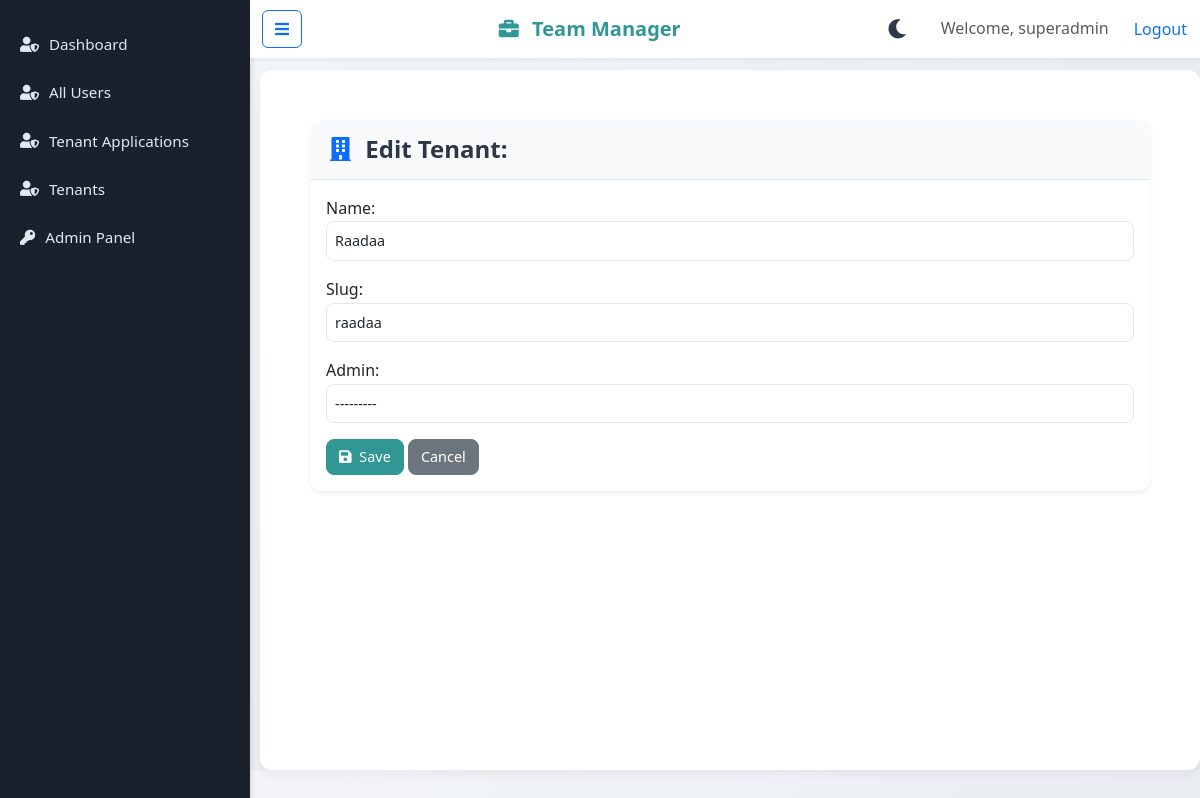
/tenants/edit/1/ (signed in), run on the app's committed database.
### documents/models.py (models this page shows, shortened)
class CustomUser(AbstractUser):
    EMAIL_PROVIDERS = [
        ('gmail', 'Gmail'),
        ('yahoo', 'Yahoo'),
        ('outlook', 'Outlook'),
        ('zoho', 'Zoho'),
        ('icloud', 'iCloud'),
    ]
    tenant = models.ForeignKey(Tenant, on_delete=models.CASCADE, blank=True, null=True, related_name="customuser")
    roles = models.ManyToManyField(Role, blank=True)
    department = models.ForeignKey('Department', on_delete=models.SET_NULL, null=True, blank=True, related_name='members')
    teams = models.ManyToManyField('Team', blank=True, related_name='members')
    phone_number = models.CharField(max_length=15, blank=True, null=True)
    email_address = models.EmailField(blank=True, null=True, help_text="Email address for email provider. To enable email sending.")
    email_password = models.CharField(max_length=255, blank=True, null=True, help_text="Password for email provider. To enable email sending.")  # Encrypted SMTP password
    email_provider = models.CharField(max_length=20, choices=EMAIL_PROVIDERS, blank=True, null=True)
    def __str__(self):
        return self.username

### tenants/models.py (models this page shows, shortened)
class Tenant(models.Model):
    SUB_STATUS_CHOICES = [
        ('active', 'Active'),
        ('inactive', 'Inactive'),
    ]
    name = models.CharField(max_length=100, unique=True)
    slug = models.SlugField(max_length=100, unique=True)
    created_at = models.DateTimeField(auto_now_add=True)
    created_by = models.ForeignKey(
        'documents.CustomUser',
        on_delete=models.SET_NULL,
        null=True,
        blank=True,
        related_name='created_tenants'
    )
    admin = models.ForeignKey(
        'documents.CustomUser',
        on_delete=models.SET_NULL,
        null=True,
        blank=True,
        related_name='admin_tenants'
    )
    is_verified = models.BooleanField(default=False)
    num_users = models.PositiveIntegerField(default=0)
    subscription_plan = models.ForeignKey("tenants.SubscriptionType", on_delete=models.SET_NULL, null=True, blank=True, default=None)
    subscription_status = models.CharField(max_length=20, choices=SUB_STATUS_CHOICES, default='inactive')

### tenants/views.py (the view)
# urls.py: path('edit/<int:tenant_id>/', edit_tenant, name='edit_tenant'),
@login_required
@user_passes_test(lambda u: u.is_superuser)
def edit_tenant(request, tenant_id):
    tenant = get_object_or_404(Tenant, id=tenant_id)
    if request.method == 'POST':
        form = TenantForm(request.POST, instance=tenant)
        if form.is_valid():
            form.save()
            return redirect('tenant_list')
    else:
        form = TenantForm(instance=tenant)
    return render(request, 'tenants/edit_tenant.html', {'form': form, 'tenant': tenant})

### tenants/forms.py
class TenantForm(forms.ModelForm):
    class Meta:
        model = Tenant
        fields = ['name', 'slug', 'admin']
        widgets = {
            'name': forms.TextInput(attrs={'class': 'form-control'}),
            'slug': forms.TextInput(attrs={'class': 'form-control'}),
            'admin': forms.Select(attrs={'class': 'form-control'}),
        }
    def __init__(self, *args, **kwargs):
        super().__init__(*args, **kwargs)
        self.fields['admin'].queryset = CustomUser.objects.filter(roles__name='Admin')

### documents/context_processors.py (called while the page is built)
def notification_count(request):
    if request.user.is_authenticated:
        if not hasattr(request, 'tenant') or (not request.user.is_superuser and request.user.tenant != request.tenant):
            logger.error(f"Unauthorized access by user {request.user.username}: tenant mismatch")
            return {'unseen_notification_count': 0}
    print("Meer>>>>>", request)
    if request.user.is_authenticated:
        if request.user.is_superuser:
            user = CustomUser.objects.get(username=request.user.username)
        else:
            user = CustomUser.objects.get(username=request.user.username, tenant=request.tenant)
        count = UserNotification.objects.filter(user=user, dismissed=False).count()
        return {'unseen_notification_count': count}
    return {'unseen_notification_count': 0}

### tenants/templates/tenants/edit_tenant.html (shortened to what this page needs)
{% extends 'base.html' %}
{% block content %}
<div class="departments-page">
    <div class="card shadow-sm">
        <div class="card-header">
            <h4 class="card-title mb-0">
                <i class="fas fa-building me-2 text-primary" aria-hidden="true"></i>
                Edit Tenant: {{ tenant.title }}
            </h4>
        </div>
        <div class="card-body">
            <form method="POST">
                <div class="mb-3">
                    {{ form.as_p }}
                </div>
                <button type="submit" class="btn btn-primary">
                    <i class="fas fa-save me-1"></i> Save
                </button>
                <a href="{% url 'tenant_list' %}" class="btn btn-secondary">Cancel</a>
            </form>
        </div>
    </div>
</div>
{% endblock %}

### documents/templates/base.html (shortened to what this page needs)
{% load static %}
<!DOCTYPE html>
<html lang="en">
<head>
    <link rel="stylesheet" href="https://cdn.jsdelivr.net/npm/bootstrap@5.3.0/dist/css/bootstrap.min.css">
    <link rel="stylesheet" href="https://cdnjs.cloudflare.com/ajax/libs/font-awesome/5.15.4/css/all.min.css">
</head>
<body {% if not user.is_authenticated %}class="unauthenticated"{% endif %}>
    <link href="https://cdn.jsdelivr.net/npm/select2@4.1.0-rc.0/dist/css/select2.min.css" rel="stylesheet">
    {% if user.is_authenticated %}
    <div class="sidebar" id="sidebar">
        {% if user.is_superuser %}
            <a href="{% url 'superuser_dashboard' %}" {% if request.path == '/tenants/dashboard/' %}class="active"{% endif %}><i class="fas fa-user-shield"></i>Dashboard</a>
            <a href="{% url 'all_users_list' %}" {% if request.path == '/tenants/users/list/' %}class="active"{% endif %}><i class="fas fa-user-shield"></i>All Users</a>
            <a href="{% url 'tenant_applications' %}" {% if request.path == '/tenants/tenant-applications/'%}class="active"{% endif %}><i class="fas fa-user-shield"></i>Tenant Applications</a>
            <a href="{% url 'tenant_list' %}" {% if request.path == '/tenants/list/' %}class="active"{% endif %}><i class="fas fa-user-shield"></i>Tenants</a>
            <a href="{% url 'admin:index' %}" {% if request.path|slice:":7" == '/admin/' %}class="active"{% endif %}><i class="fas fa-key"></i> Admin Panel</a>
        {% endif %}
    </div>
    {% endif %}
    {% if not user.is_superuser and not user.tenant %}
        <nav class="navbar navbar-light bg-light fixed-top no-tenant" id="navbar">
            <div class="container-fluid">
                <a class="navbar-brand ms-3" href="{% url 'tenant_home' %}"><i class="fas fa-briefcase mr-4" style="color: #319795;"></i> <span style="color: #319795;"><strong>Team Manager</strong></span></a>
                <div class="d-flex align-items-center gap-2">
                    <button class="theme-toggle-btn" id="themeToggleBtn" title="Toggle Dark Mode" aria-label="Toggle Dark Mode">
                        <i class="fas fa-moon"></i>
                    </button>
                    <button class="navbar-toggler" type="button" data-bs-toggle="collapse" data-bs-target="#navbarNav" aria-controls="navbarNav" aria-expanded="false" aria-label="Toggle navigation">
                        <span class="navbar-toggler-icon"></span>
                    </button>
                </div>
                <div class="collapse navbar-collapse" id="navbarNav">
                    <ul class="navbar-nav">
                        <li class="nav-item">
                            <a class="nav-link" href="#features">Features</a>
                        </li>
                        <li class="nav-item">
                            <a class="nav-link" href="#why-join">Why Join</a>
                        </li>
                        <li class="nav-item">
                            <a class="nav-link btn btn-primary text-white" href="{% url 'apply_for_tenant' %}">Apply for Your Company</a>
                        </li>
                    </ul>
                    <div class="auth-section ms-auto">
                        {% if user.is_authenticated and user.is_superuser %}
                            <span class="text-muted me-3">Welcome, {{ user.username }}</span>
                            <form action="{% url 'logout' %}" method="post" style="display: inline;">
                                {% csrf_token %}
                                <button type="submit" class="btn btn-link text-primary" style="padding: 0; text-decoration: none;">Logout</button>
                            </form>
                        {% else %}
                            <a href="{% url 'login' %}" class="btn btn-primary">Login</a>
                        {% endif %}
                    </div>
                </div>
            </div>
        </nav>
    {% elif user.is_authenticated or user.is_superuser %}
    <nav class="navbar navbar-light bg-light fixed-top" id="navbar">
        <div class="container-fluid">
            {% if user.is_authenticated %}
                <button class="btn btn-outline-primary toggle-sidebar" onclick="toggleSidebar()" aria-label="Toggle Sidebar"><i class="fas fa-bars"></i></button>
            {% else %}
                <span class="d-none d-md-inline"> </span>
            {% endif %}
            <a class="navbar-brand ms-3" href="/">
                {% if user.is_authenticated and request.tenant.company_profile %}
                    {% if request.tenant.company_profile.photo %}
                        <img src="{{ request.tenant.company_profile.photo.url }}" alt="{{ request.tenant.company_profile.company_name }} Logo" class="company-logo me-2" style="max-height: 40px;">
                    {% else %}
                        <img src="{% static 'teammanager_logo.png' %}" alt="Team Manager Logo" class="company-logo me-2" style="max-height: 40px; object-fit: contain; background: rgba(255, 255, 255, 0.95); padding: 8px;">
                    {% endif %}
                    <span id="tenant-name" style="color: #319795;"><strong>{{ request.tenant.company_profile.company_name|default:"Team Manager" }}</strong></span>
                {% else %}
                    <i class="fas fa-briefcase me-2" style="color: #319795;"></i>
                    <span id="tenant-name" style="color: #319795;"><strong>{{ request.tenant.name|default:"Team Manager" }}</strong></span>
                {% endif %}
            </a>
            <div class="d-flex align-items-center gap-4">
                <button class="theme-toggle-btn" id="themeToggleBtn" title="Toggle Dark Mode" aria-label="Toggle Dark Mode">
                    <i class="fas fa-moon"></i>
                </button>
                {% if user.is_authenticated %}
                    <span class="text-muted">Welcome, {{ user.username }}</span>
                    {% if user.is_superuser %}
                        <form action="{% url 'logout' %}" method="post" style="display: inline;">
                            <button type="submit" class="btn btn-link text-primary" style="padding: 0; text-decoration: none;">Logout</button>
                        </form>
                    {% endif %}
                {% else %}
                    <a href="{% url 'login' %}" class="btn btn-primary">Login</a>
                    <a href="{% url 'register' %}" class="btn btn-outline-primary">Register</a>
                {% endif %}
            </div>
        </div>
    </nav>
    {% endif %}
    <div class="main-content" id="main-content">
        {% block content %}
        {% endblock %}
    </div>
</body>
</html>

### tenants/templates/tenants/edit_tenant.html (style rules this page uses)
.departments-page { padding: 20px; }
.departments-page .card { border: none; border-radius: 12px; background: #ffffff; box-shadow: 0 4px 12px rgba(0, 0, 0, 0.05); }
.departments-page .card-header { background: #f8fafc; border-bottom: 1px solid #e2e8f0; border-radius: 12px 12px 0 0; padding: 15px 20px; }
.departments-page .card-title { font-weight: 600; color: #2d3748; }
.departments-page .form-control { border-radius: 8px; border: 1px solid #e2e8f0; font-size: 0.9rem; padding: 8px; }
.departments-page .btn-primary { background-color: #319795; border-color: #319795; border-radius: 8px; padding: 6px 12px; font-size: 0.9rem; transition: background-color 0.2s ease; }
.departments-page .btn-secondary { border-radius: 8px; padding: 6px 12px; font-size: 0.9rem; }

### data on the page
CustomUser: username "superadmin"
Tenant: name "Raadaa", slug "raadaa", admin "---------"

### other printed values
{{ request.tenant.name|default:"Team Manager" }} "Team Manager"
